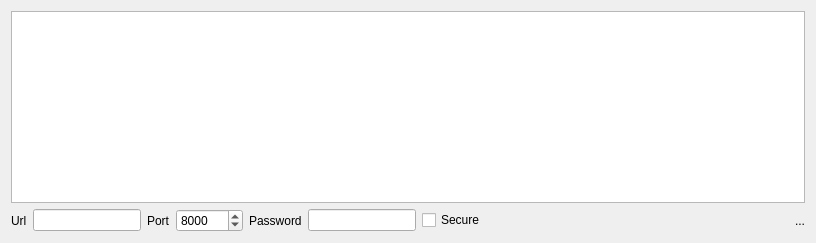
          <widget class="QWidget" name="tab_5">
           <attribute name="icon">
            <iconset resource="icons.qrc">
             <normaloff>:/Icons/icons/server.svg</normaloff>:/Icons/icons/server.svg</iconset>
           </attribute>
           <attribute name="title">
            <string>Server</string>
           </attribute>
           <layout class="QVBoxLayout" name="verticalLayout_7">
            <item>
             <widget class="QTableView" name="server_tableView">
              <property name="font">
               <font>
                <pointsize>9</pointsize>
               </font>
              </property>
              <property name="toolTip">
               <string>Server jobs currently on cue</string>
              </property>
             </widget>
            </item>
            <item>
             <widget class="QFrame" name="frame_2">
              <property name="frameShape">
               <enum>QFrame::Shape::NoFrame</enum>
              </property>
              <property name="frameShadow">
               <enum>QFrame::Shadow::Raised</enum>
              </property>
              <layout class="QHBoxLayout" name="horizontalLayout_8">
               <property name="leftMargin">
                <number>0</number>
               </property>
               <property name="topMargin">
                <number>0</number>
               </property>
               <property name="rightMargin">
                <number>0</number>
               </property>
               <property name="bottomMargin">
                <number>0</number>
               </property>
               <item>
                <widget class="QLabel" name="label_146">
                 <property name="font">
                  <font>
                   <pointsize>9</pointsize>
                  </font>
                 </property>
                 <property name="text">
                  <string>Url</string>
                 </property>
                </widget>
               </item>
               <item>
                <widget class="QLineEdit" name="server_url_lineEdit">
                 <property name="font">
                  <font>
                   <pointsize>9</pointsize>
                  </font>
                 </property>
                 <property name="toolTip">
                  <string>Type here the GridCal server URL (ask your IT team)</string>
                 </property>
                </widget>
               </item>
               <item>
                <widget class="QLabel" name="label_147">
                 <property name="font">
                  <font>
                   <pointsize>9</pointsize>
                  </font>
                 </property>
                 <property name="text">
                  <string>Port</string>
                 </property>
                </widget>
               </item>
               <item>
                <widget class="QSpinBox" name="server_port_spinBox">
                 <property name="font">
                  <font>
                   <pointsize>9</pointsize>
                  </font>
                 </property>
                 <property name="toolTip">
                  <string>Type here the GridCal server Port (ask your IT team)</string>
                 </property>
                 <property name="maximum">
                  <number>9999999</number>
                 </property>
                 <property name="value">
                  <number>8000</number>
                 </property>
                </widget>
               </item>
               <item>
                <widget class="QLabel" name="label_148">
                 <property name="font">
                  <font>
                   <pointsize>9</pointsize>
                  </font>
                 </property>
                 <property name="text">
                  <string>Password</string>
                 </property>
                </widget>
               </item>
               <item>
                <widget class="QLineEdit" name="server_pwd_lineEdit">
                 <property name="font">
                  <font>
                   <pointsize>9</pointsize>
                  </font>
                 </property>
                 <property name="toolTip">
                  <string>Type here the GridCal server password (ask your IT team)</string>
                 </property>
                 <property name="echoMode">
                  <enum>QLineEdit::EchoMode::Password</enum>
                 </property>
                </widget>
               </item>
               <item>
                <widget class="QCheckBox" name="secureServerConnectionCheckBox">
                 <property name="text">
                  <string>Secure</string>
                 </property>
                </widget>
               </item>
               <item>
                <spacer name="horizontalSpacer_7">
                 <property name="orientation">
                  <enum>Qt::Orientation::Horizontal</enum>
                 </property>
                 <property name="sizeHint" stdset="0">
                  <size>
                   <width>304</width>
                   <height>20</height>
                  </size>
                 </property>
                </spacer>
               </item>
               <item>
                <widget class="QLabel" name="server_status_label">
                 <property name="font">
                  <font>
                   <pointsize>9</pointsize>
                  </font>
                 </property>
                 <property name="text">
                  <string>...</string>
                 </property>
                </widget>
               </item>
              </layout>
             </widget>
            </item>
           </layout>
          </widget>
